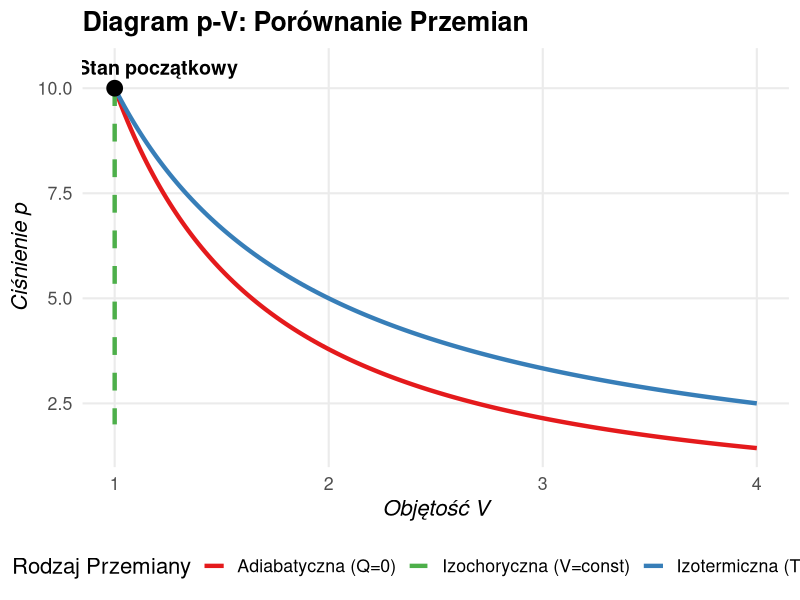
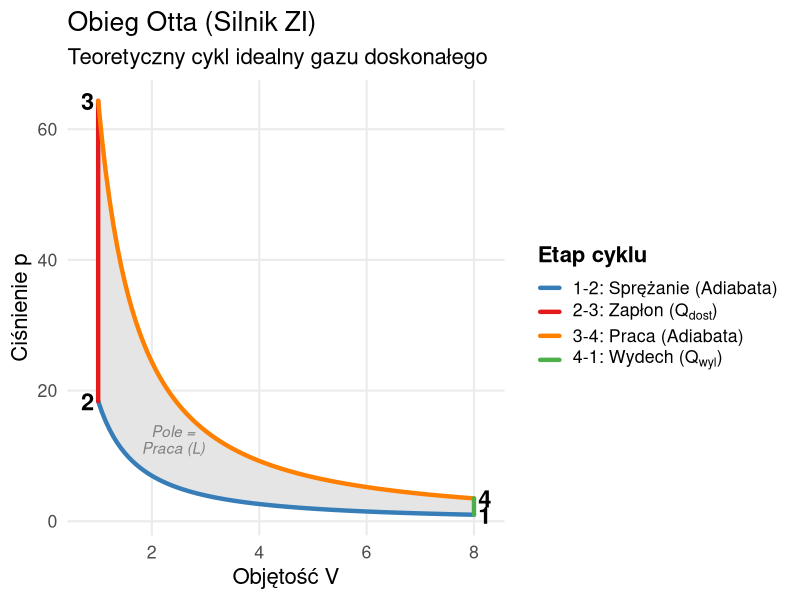
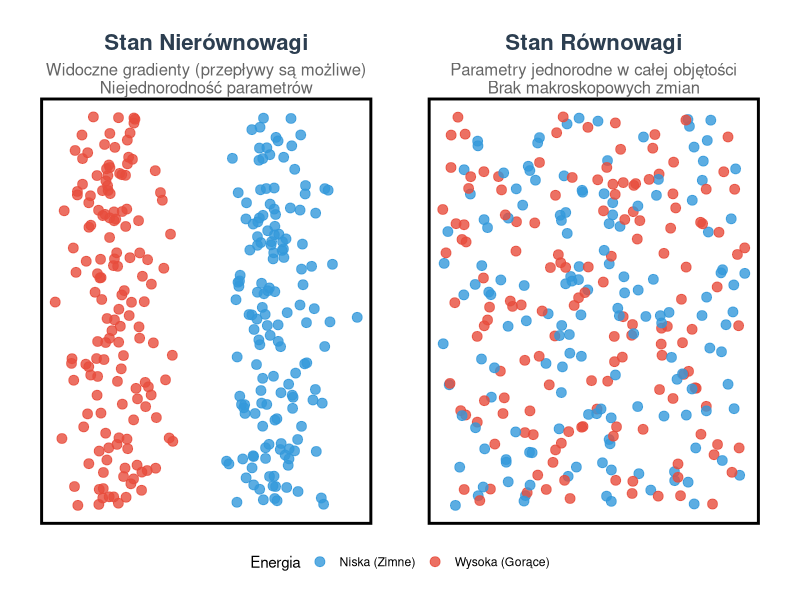
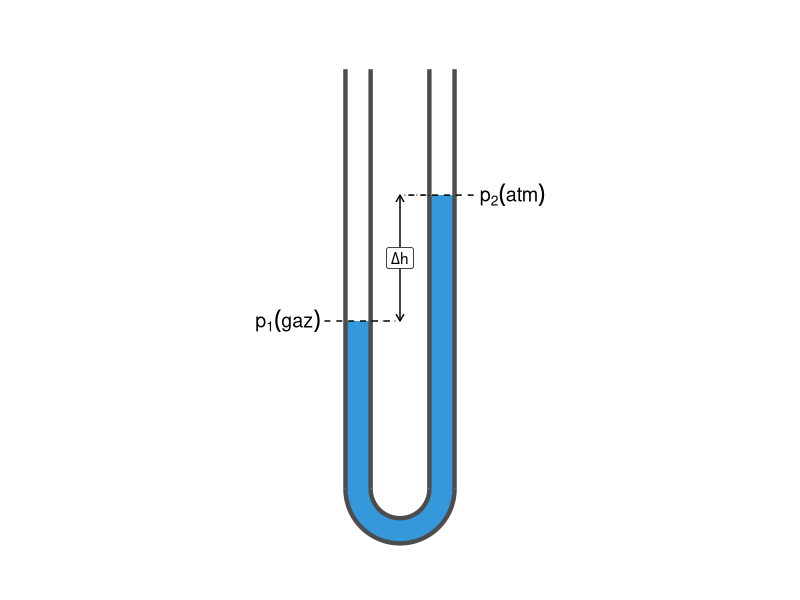
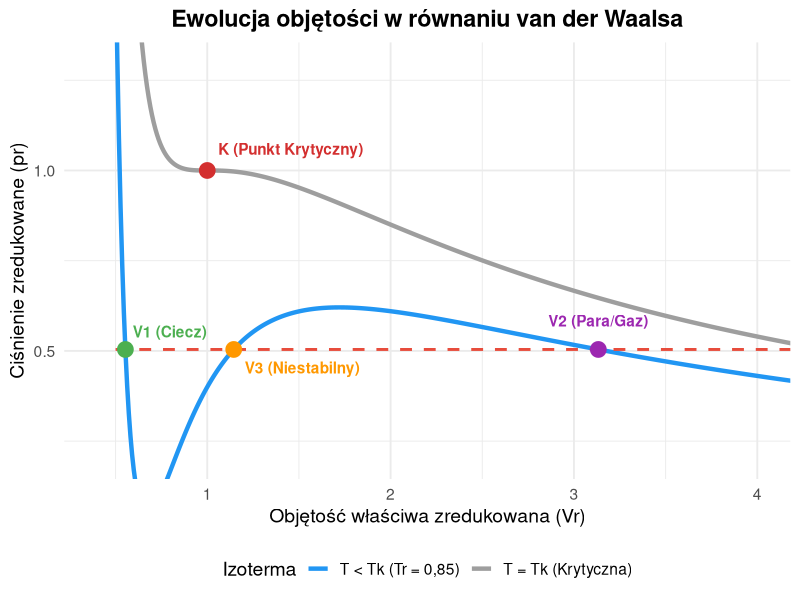

The R source for these figures, in order:
## ---- chunk 1
#| label: setup
#| include: false

library(ggplot2)

# Ustaw motyw domyślny na jasny (standardowy minimal)
theme_set(theme_minimal(base_size = 18))
## ---- chunk 2
#| label: fig-przemiany
#| fig-cap: "Porównanie przemian termodynamicznych (rozprężanie izotermiczne i adiabatyczne, ochładzanie izochoryczne)"
#| echo: false
#| warning: false
#| message: false
#| fig-align: center
#| fig-height: 6

library(ggplot2)
library(dplyr)

# 1. PARAMETRY FIZYCZNE
# =====================
p0 <- 10       # Ciśnienie początkowe [bar]
v0 <- 1        # Objętość początkowa [m3]
gamma <- 1.4   # Wykładnik adiabaty (dla powietrza)
v_end <- 4     # Objętość końcowa

# Generowanie ciągu objętości dla krzywych
v_seq <- seq(v0, v_end, length.out = 200)

# 2. OBLICZENIA (MODEL FIZYCZNY)
# ==============================

# A. Przemiana Izotermiczna (T = const) -> pV = const -> p = p0*v0 / v
p_iso <- (p0 * v0) / v_seq

# B. Przemiana Adiabatyczna (Q = 0) -> pV^gamma = const -> p = p0 * (v0/v)^gamma
p_adia <- p0 * (v0 / v_seq)^gamma

# Składanie danych do wykresu (Tidy Data)
df_curves <- data.frame(
  V = rep(v_seq, 2),
  P = c(p_iso, p_adia),
  Typ = rep(c("Izotermiczna (T=const)", "Adiabatyczna (Q=0)"), each = length(v_seq))
)

# C. Przemiana Izochoryczna (V = const)
# To jest linia pionowa, więc definiujemy ją oddzielnie jako odcinek
df_isocho <- data.frame(
  V = c(v0, v0),
  P = c(p0, 2), # Spadek ciśnienia przy stałej objętości (chłodzenie)
  Typ = "Izochoryczna (V=const)"
)

# 3. GENEROWANIE WYKRESU
# ======================
ggplot() +
  # Krzywe (Izotermiczna i Adiabatyczna)
  geom_line(data = df_curves, aes(x = V, y = P, color = Typ), size = 1.5) +
  
  # Linia pionowa (Izochoryczna) - używamy linetype dashed dla odróżnienia
  geom_path(data = df_isocho, aes(x = V, y = P, color = Typ), 
            size = 1.5, linetype = "dashed") +
  
  # Punkt początkowy (wspólny)
  geom_point(aes(x = v0, y = p0), size = 5, color = "black") +
  annotate("text", x = v0 + 0.2, y = p0 + 0.5, label = "Stan początkowy", 
           fontface = "bold", size = 5) +
  
  # Estetyka i Kolory
  scale_color_manual(values = c(
    "Adiabatyczna (Q=0)" = "#e41a1c",     # Czerwony
    "Izotermiczna (T=const)" = "#377eb8", # Niebieski
    "Izochoryczna (V=const)" = "#4daf4a"  # Zielony
  )) +
  
  # Opisy osi i tytuły
  labs(
    title = "Diagram p-V: Porównanie Przemian",
    x = "Objętość V",
    y = "Ciśnienie p",
    color = "Rodzaj Przemiany"
  ) +
  
  # Styl akademicki
  theme_minimal(base_size = 16) +
  theme(
    legend.position = "bottom",
    panel.grid.minor = element_blank(),
    plot.title = element_text(face = "bold"),
    axis.title = element_text(face = "italic")
  )
## ---- chunk 3
#| label: fig-otto-cycle
#| fig-cap: "Teoretyczny Obieg Otta (p-V) dla silnika spalinowego"
#| echo: false
#| warning: false
#| message: false
#| fig-align: center
#| fig-height: 6

library(ggplot2)
library(dplyr)

# 1. PHYSICAL PARAMETERS
# ======================
gamma <- 1.4       # Heat capacity ratio (air)
r_comp <- 8        # Compression ratio (V_max / V_min)
p1 <- 1            # Initial pressure [bar]
v1 <- 8            # Initial volume (V_max) [arb. units]
v2 <- v1 / r_comp  # Compressed volume (V_min)
heat_add <- 3.5    # Pressure multiplier for combustion (represents Q_in)

# 2. STATE CALCULATION (Corner Points 1-2-3-4)
# ============================================

# State 1: Intake end (Start of compression)
# Known: p1, v1

# State 2: Compression end (Adiabatic)
# p1 * v1^gamma = p2 * v2^gamma
p2 <- p1 * (v1 / v2)^gamma

# State 3: Combustion end (Isochoric Heat Addition)
# v3 = v2, p3 rises due to explosion
v3 <- v2
p3 <- p2 * heat_add

# State 4: Expansion end (Adiabatic Power Stroke)
# p3 * v3^gamma = p4 * v4^gamma, where v4 = v1
v4 <- v1
p4 <- p3 * (v3 / v4)^gamma

# 3. CURVE GENERATION
# ===================

# A. Adiabatic Compression (1 -> 2)
v_12 <- seq(v1, v2, length.out = 100)
p_12 <- p1 * (v1 / v_12)^gamma
df_12 <- data.frame(V = v_12, P = p_12, Phase = "1-2: Sprężanie (Adiabata)")

# B. Isochoric Combustion (2 -> 3)
# Vertical line
df_23 <- data.frame(V = c(v2, v3), P = c(p2, p3), Phase = "2-3: Zapłon (Q_dost)")

# C. Adiabatic Expansion (3 -> 4) - WORK STROKE
v_34 <- seq(v3, v4, length.out = 100)
p_34 <- p3 * (v3 / v_34)^gamma
df_34 <- data.frame(V = v_34, P = p_34, Phase = "3-4: Praca (Adiabata)")

# D. Isochoric Exhaust (4 -> 1)
# Vertical line
df_41 <- data.frame(V = c(v4, v1), P = c(p4, p1), Phase = "4-1: Wydech (Q_wyl)")

# Combine all for lines
df_cycle <- rbind(df_12, df_23, df_34, df_41)

# Create polygon data for shading the Work Area (W)
# We need to order points to form a closed loop: 1->2->3->4->1
df_poly <- rbind(df_12, df_23, df_34, df_41)

# 4. PLOTTING
# ===========
ggplot() +
  # A. Shaded Area (Work)
  geom_polygon(data = df_poly, aes(x = V, y = P), 
               fill = "grey90", color = NA) +
  
  # B. Cycle Lines
  geom_path(data = df_cycle, aes(x = V, y = P, color = Phase), 
            size = 1.5, lineend = "round") +
  
  # C. Corner Points Labels (1, 2, 3, 4)
  annotate("text", x = v1 + 0.2, y = p1, label = "1", size = 6, fontface = "bold") +
  annotate("text", x = v2 - 0.2, y = p2, label = "2", size = 6, fontface = "bold") +
  annotate("text", x = v3 - 0.2, y = p3, label = "3", size = 6, fontface = "bold") +
  annotate("text", x = v4 + 0.2, y = p4, label = "4", size = 6, fontface = "bold") +
  
  # D. Annotations for Heat/Work (Arrows)
  annotate("text", x = 2.4, y = 12.5, lineheight = 0.9,
           label = "Pole =\nPraca (L)", color = "grey50", fontface = "italic") +

  # E. Colors and Scales
  scale_color_manual(values = c(
    "1-2: Sprężanie (Adiabata)" = "#377eb8", # Blue
    "2-3: Zapłon (Q_dost)" = "#e41a1c",      # Red (Heat In)
    "3-4: Praca (Adiabata)" = "#ff7f00",     # Orange
    "4-1: Wydech (Q_wyl)" = "#4daf4a"        # Green (Heat Out)
  ),
  # Etykiety legendy z indeksami (plotmath) zamiast widocznego podkreślnika
  breaks = c("1-2: Sprężanie (Adiabata)", "2-3: Zapłon (Q_dost)",
             "3-4: Praca (Adiabata)", "4-1: Wydech (Q_wyl)"),
  labels = c("1-2: Sprężanie (Adiabata)",
             expression("2-3: Zapłon (" * Q[dost] * ")"),
             "3-4: Praca (Adiabata)",
             expression("4-1: Wydech (" * Q[wyl] * ")"))
  ) +
  
  # F. Theme details
  labs(
    title = "Obieg Otta (Silnik ZI)",
    subtitle = "Teoretyczny cykl idealny gazu doskonałego",
    x = "Objętość V",
    y = "Ciśnienie p",
    color = "Etap cyklu"
  ) +
  theme_minimal(base_size = 16) +
  theme(
    legend.position = "right",
    legend.title = element_text(face="bold"),
    panel.grid.minor = element_blank()
  )
## ---- chunk 4
#| label: fig-equilibrium
#| fig-cap: "Wizualizacja istoty Równowagi Termodynamicznej: Zanik gradientów."
#| echo: false
#| warning: false
#| fig-width: 12
#| fig-height: 4

library(ggplot2)
library(dplyr)
library(patchwork) # Do łączenia wykresów (install.packages("patchwork"))

# Ustawienie ziarna dla powtarzalności
set.seed(123)
n_points <- 300

# 1. GENEROWANIE DANYCH: NIERÓWNOWAGA
# Cząstki "Ciepłe" po lewej, "Zimne" po prawej (Gradient Temperatury)
# Cząstki gęściej po lewej (Gradient Ciśnienia)
df_noneq <- data.frame(
  x = c(rnorm(n_points/2, mean=2, sd=1), rnorm(n_points/2, mean=8, sd=1)),
  y = runif(n_points, 0, 10),
  Energia = c(rep("Wysoka (Gorące)", n_points/2), rep("Niska (Zimne)", n_points/2))
)

# 2. GENEROWANIE DANYCH: RÓWNOWAGA
# Cząstki rozłożone jednorodnie (Brak gradientu ciśnienia)
# Energie wymieszane (Brak gradientu temperatury)
df_eq <- data.frame(
  x = runif(n_points, 0, 10),
  y = runif(n_points, 0, 10),
  Energia = sample(c("Wysoka (Gorące)", "Niska (Zimne)"), n_points, replace = TRUE)
)

# Styl wykresu (wspólny)
common_theme <- theme_void() + 
  theme(
    plot.title = element_text(face="bold", size=16, hjust=0.5, color="#2c3e50"),
    plot.subtitle = element_text(size=12, hjust=0.5, color="grey40"),
    legend.position = "bottom",
    panel.border = element_rect(color="black", fill=NA, size=2),
    plot.margin = margin(10, 20, 10, 20)
  )

# Wykres A: Nierównowaga
p1 <- ggplot(df_noneq, aes(x, y, color=Energia)) +
  geom_point(size=3, alpha=0.8) +
  scale_color_manual(values=c("#3498db", "#e74c3c")) +
  labs(title = "Stan Nierównowagi", 
       subtitle = "Widoczne gradienty (przepływy są możliwe)\nNiejednorodność parametrów") +
  common_theme

# Wykres B: Równowaga
p2 <- ggplot(df_eq, aes(x, y, color=Energia)) +
  geom_point(size=3, alpha=0.8) +
  scale_color_manual(values=c("#3498db", "#e74c3c")) +
  labs(title = "Stan Równowagi", 
       subtitle = "Parametry jednorodne w całej objętości\nBrak makroskopowych zmian") +
  common_theme

# Łączenie wykresów (wymaga biblioteki patchwork)
p1 + p2 + plot_layout(guides = "collect") & theme(legend.position = "bottom")
## ---- chunk 5
#| label: manometer
#| echo: false
#| fig-width: 6
#| fig-height: 5

library(ggplot2)
library(ggforce)

# Geometria U-rurki
r_tube <- 1.0     # Promień osi rurki
w_tube <- 0.6     # Szerokość rurki (średnica)
h_left <- 4       # Wysokość cieczy lewa
h_right <- 7      # Wysokość cieczy prawa
h_max <- 10       # Wysokość rurki

# Promienie ścianek (zewnętrzna i wewnętrzna)
r_outer <- r_tube + w_tube/2
r_inner <- r_tube - w_tube/2

# 1. CIECZ (Niebieska)
# --------------------
# Syfon (łuk na dole)
# Słupy cieczy prostokątne

# 2. ŚCIANKI (Szare/Czarne kontury)
# ---------------------------------

ggplot() +
  # --- CIECZ (LIQUID) ---
  # Łuk dolny (U-kształt: od 3 do 9 przez 6 -> start=pi/2, end=1.5*pi)
  geom_arc_bar(aes(x0=0, y0=0, r0=r_inner, r=r_outer, start=pi/2, end=1.5*pi), 
               fill="#3498db", color=NA) +
  
  # Lewa noga cieczy
  geom_rect(aes(xmin=-r_outer, xmax=-r_inner, ymin=0, ymax=h_left), fill="#3498db") +
  
  # Prawa noga cieczy
  geom_rect(aes(xmin=r_inner, xmax=r_outer, ymin=0, ymax=h_right), fill="#3498db") +
  
  # --- ŚCIANKI RURKI (WALLS) ---
  # Zewnętrzny łuk (dół)
  geom_arc(aes(x0=0, y0=0, r=r_outer, start=pi/2, end=1.5*pi), size=1.5, color="grey30") +
  # Wewnętrzny łuk (dół)
  geom_arc(aes(x0=0, y0=0, r=r_inner, start=pi/2, end=1.5*pi), size=1.5, color="grey30") +
  
  # Lewe ściany pionowe
  geom_segment(aes(x=-r_outer, xend=-r_outer, y=0, yend=h_max), size=1.5, color="grey30") +
  geom_segment(aes(x=-r_inner, xend=-r_inner, y=0, yend=h_max), size=1.5, color="grey30") +
  
  # Prawe ściany pionowe
  geom_segment(aes(x=r_outer, xend=r_outer, y=0, yend=h_max), size=1.5, color="grey30") +
  geom_segment(aes(x=r_inner, xend=r_inner, y=0, yend=h_max), size=1.5, color="grey30") +
  
  # --- OZNACZENIA ---
  # Poziom cieczy lewy
  geom_segment(aes(x=-r_outer-0.5, xend=-r_inner+0.5, y=h_left, yend=h_left), linetype="dashed") +
  annotate("text", x=-1.9, y=h_left, label="p[1] (gaz)", parse=TRUE, fontface="bold", size=5, hjust=1) +
  
  # Poziom cieczy prawy
  geom_segment(aes(x=r_inner-0.5, xend=r_outer+0.5, y=h_right, yend=h_right), linetype="dashed") +
  annotate("text", x=1.9, y=h_right, label="p[2] (atm)", parse=TRUE, fontface="bold", size=5, hjust=0) +
  
  # Delta h wymiarowanie
  geom_segment(aes(x=0, xend=0, y=h_left, yend=h_right), arrow=arrow(length=unit(0.2,"cm"), ends="both")) +
  annotate("label", x=0, y=(h_left+h_right)/2, label="Delta*h", parse=TRUE, fill="white") +
  
  # Linie pomocnicze do h
  geom_segment(aes(x=-r_inner, xend=0, y=h_left, yend=h_left), linetype="dotted", alpha=0.5) +
  geom_segment(aes(x=r_inner, xend=0, y=h_right, yend=h_right), linetype="dotted", alpha=0.5) +
  
  theme_void() +
  coord_fixed() + 
  xlim(-3.5, 3.5) + ylim(-2, 11)
## ---- chunk 6
#| echo: false
#| warning: false
#| message: false
#| fig-align: center
#| fig-height: 7

library(ggplot2)

Tr <- 0.85
Vr <- seq(0.5, 5, length.out = 500)

# Izoterma T < Tk
pr <- (8 * Tr) / (3 * Vr - 1) - (3 / Vr^2)
df_vdw <- data.frame(Vr = Vr, pr = pr, Typ = "T < Tk (Tr = 0,85)")

# Izoterma krytyczna T = Tk
Tr_crit <- 1.0
pr_crit <- (8 * Tr_crit) / (3 * Vr - 1) - (3 / Vr^2)
df_vdw_crit <- data.frame(Vr = Vr, pr = pr_crit, Typ = "T = Tk (Krytyczna)")

df_all <- rbind(df_vdw, df_vdw_crit)

p_const <- 0.504
df_line <- data.frame(Vr = c(0.5, 5), pr = c(p_const, p_const))

f_root <- function(v) { (8 * Tr) / (3 * v - 1) - (3 / v^2) - p_const }
v1 <- uniroot(f_root, c(0.51, 0.8))$root
v3 <- uniroot(f_root, c(0.8, 1.8))$root
v2 <- uniroot(f_root, c(1.8, 4.5))$root

# Punkty izotermy T < Tk
v_points <- c(v1, v3, v2)
labels <- c('V1 (Ciecz)', 'V3 (Niestabilny)', 'V2 (Para/Gaz)')
colors <- c('#4caf50', '#ff9800', '#9c27b0')

df_points <- data.frame(Vr = v_points, pr = rep(p_const, 3), 
                        label = labels, color = colors)

# Punkt krytyczny
df_crit_point <- data.frame(Vr = 1.0, pr = 1.0, label = "K (Punkt Krytyczny)", color = "#d32f2f")

df_points <- rbind(df_points, df_crit_point)

# Położenie etykiet (V1, V3, V2, K) - przesunięte tak, aby nie nachodziły na krzywe
df_points$lx <- df_points$Vr + c(0.04, 0.06, 0, 0.06)
df_points$ly <- df_points$pr + c(0.05, -0.05, 0.08, 0.06)
df_points$hj <- c(0, 0, 0.5, 0)

ggplot() +
  # Krzywe
  geom_line(data = df_all, aes(x = Vr, y = pr, color = Typ), linewidth = 1.5) +
  # Izobara (Maxwell)
  geom_line(data = df_line, aes(x = Vr, y = pr), color = '#e74c3c', linewidth = 1, linetype = "dashed") +
  # Punkty węzłowe
  geom_point(data = df_points, aes(x = Vr, y = pr), color = df_points$color, size = 5) +
  geom_text(data = df_points, aes(x = lx, y = ly, label = label, hjust = hj), fontface = "bold", color = df_points$color) +
  
  # Estetyka ramy
  scale_color_manual(values = c("T < Tk (Tr = 0,85)" = "#2196f3", "T = Tk (Krytyczna)" = "#9e9e9e")) +
  coord_cartesian(xlim = c(0.4, 4), ylim = c(0.2, 1.3)) +
  labs(
    title = "Ewolucja objętości w równaniu van der Waalsa",
    x = "Objętość właściwa zredukowana (Vr)",
    y = "Ciśnienie zredukowane (pr)",
    color = "Izoterma"
  ) +
  theme_minimal(base_size = 14) +
  theme(
    plot.title = element_text(face = "bold", hjust = 0.5),
    legend.position = "bottom"
  )
